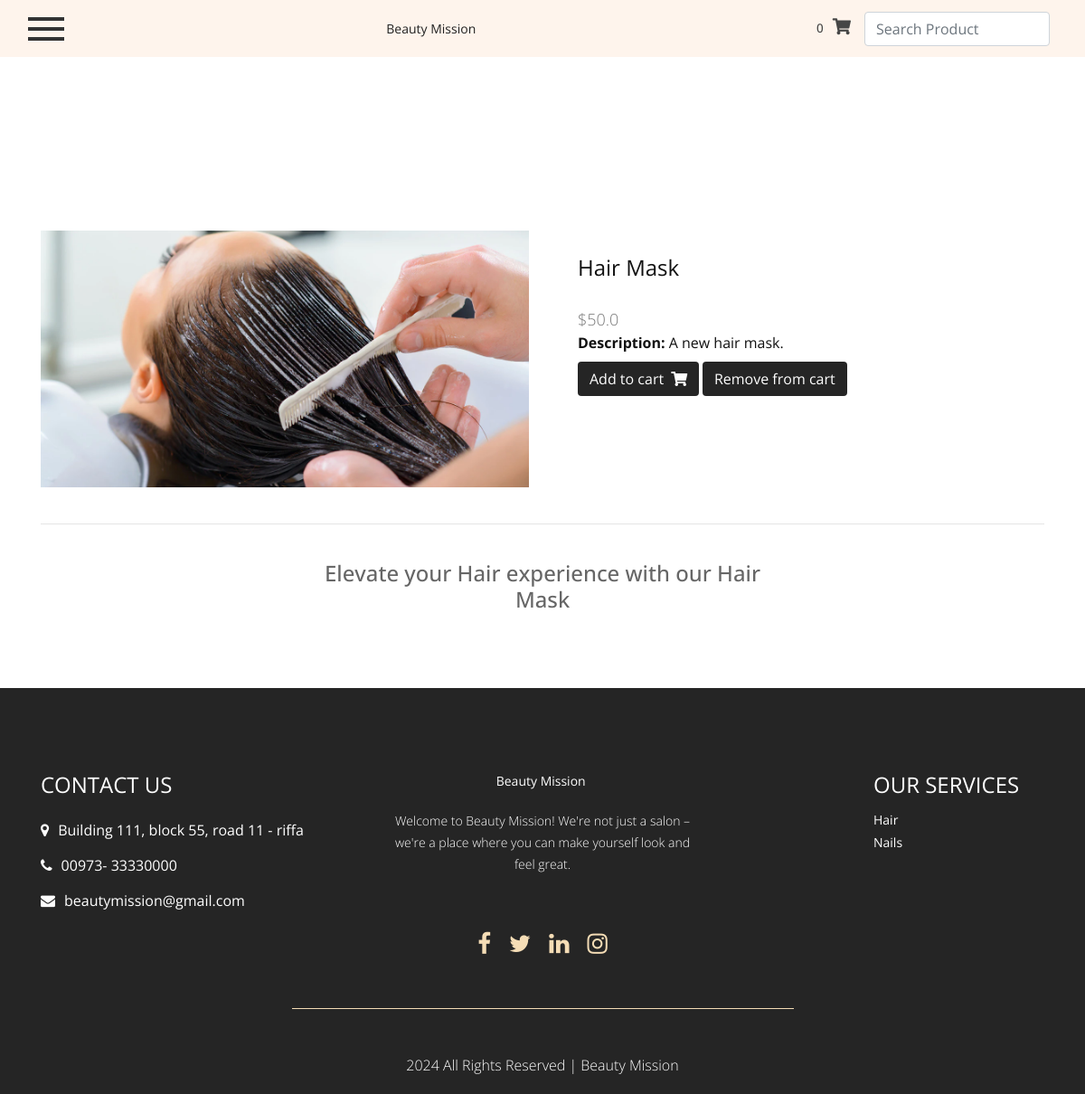
Page /product/hair-mask/ on the committed database.
### store/models.py (models this page shows, shortened)
class Item(models.Model):
    title = models.CharField(max_length=100)
    price = models.FloatField()
    discount_price = models.FloatField(blank=True, null=True)
    category = models.CharField(choices=CATEGORY_CHOICES, max_length=2)
    label = models.CharField(choices=LABEL_CHOICES, max_length=1)
    slug = models.SlugField()
    description = models.TextField()
    image = models.ImageField()
    def get_add_to_cart_url(self):
        return reverse("core:add-to-cart", kwargs={
            'slug': self.slug
        })
    def get_remove_from_cart_url(self):
        return reverse("core:remove-from-cart", kwargs={
            'slug': self.slug
        })

### store/views.py (the view)
# urls.py: path('product/<slug>/', ItemDetailView.as_view(), name='product'),
class ItemDetailView(DetailView):
    model = Item
    template_name = "product.html"

### store/templatetags/cart_template_tags.py (called while the page is built)
@register.simple_tag
def cart_item_count(user, guest_id):
    if user.is_authenticated:
        order_qs = Order.objects.filter(user=user, ordered=False)
    else:
        if guest_id:
            order_qs = Order.objects.filter(guest_id=guest_id, ordered=False)
        else:
            return 0
    if order_qs.exists():
        order = order_qs[0]
        return order.items.count()
    return 0

### templates/product.html (shortened to what this page needs)
{% extends "base.html" %}
{% load static %}
{% block content %}
  <main class="mt-5 pt-4">
    <div class="container dark-grey-text mt-5">
      <div class="row wow fadeIn">
        <div class="col-md-6 mb-4">
          <img src="{{ object.image.url }}" class="img-fluid" alt="">
        </div>
        <div class="col-md-6 mb-4">
          <div class="p-4">
            <div class="mb-3">
                <h1 class="">{{ object.title }}</h1>
            </div>
            <p class="lead">
              {% if object.discount_price %}
              <span class="mr-1">
                <del>${{ object.price }}</del>
              </span>
              <span>${{ object.discount_price }}</span>
              {% else %}
              <span>${{ object.price }}</span>
              {% endif %}
            </p>
            <h4><strong>Description:</strong> {{ object.description }}</h4>
            <a href="{{ object.get_add_to_cart_url }}" class="btn btn-continue">
              Add to cart
              <i class="fas fa-shopping-cart ml-1"></i>
            </a>
            <a href="{{ object.get_remove_from_cart_url }}" class="btn btn-continue">
              Remove from cart
            </a>
          </div>
        </div>
      </div>
      <hr>
      <div class="row d-flex justify-content-center wow fadeIn">
        <div class="col-md-6 text-center">
          <h4 class="my-4 h4">Elevate your {{ object.get_category_display }} experience with our
            {{ object.title }}
          </h4>
        </div>
      </div>
      <div class="row wow fadeIn">
        <div class="col-lg-4 col-md-12 mb-4">
        </div>
        <div class="col-lg-4 col-md-6 mb-4">
        </div>
        <div class="col-lg-4 col-md-6 mb-4">
        </div>
      </div>
    </div>
  </main>
{% endblock content %}

### static/css/style.css (style rules this page uses)
* { box-sizing: border-box !important; transition: ease all 0.5s; }
html { scroll-behavior: smooth; }
body { color: #666666; font-size: 14px; line-height: 1.80857; font-weight: normal; overflow-x: hidden; font-family: 'Open Sans', sans-serif; }
a { color: #1f1f1f; text-decoration: none !important; outline: none !important; -webkit-transition: all .3s ease-in-out; -moz-transition: all .3s ease-in-out; -ms-transition: all .3s ease-in-out; -o-transition: all .3s ease-in-out; transition: all .3s ease-in-out; }
h1, h2, h3, h4, h5, h6 { letter-spacing: 0; font-weight: normal; position: relative; padding: 0 0 10px 0; font-weight: normal; line-height: normal; color: #111111; margin: 0 }
h1 { font-size: 24px }
h4 { font-size: 16px }
*, *::after, *::before { -webkit-box-sizing: border-box; -moz-box-sizing: border-box; box-sizing: border-box; }
p { margin: 20px; font-weight: 300; font-size: 15px; line-height: 24px; }
a { color: #222222; text-decoration: none; outline: none !important; }
a, .btn { text-decoration: none !important; outline: none !important; -webkit-transition: all .3s ease-in-out; -moz-transition: all .3s ease-in-out; -ms-transition: all .3s ease-in-out; -o-transition: all .3s ease-in-out; transition: all .3s ease-in-out; }
img { max-width: 100%; height: auto; }
.lead { font-size: 18px; line-height: 30px; color: #767676; margin: 0; padding: 0; }
.btn-continue { background-color: #252525; color: #ffffff; }

### templates/base.html (style rules this page uses)
html, body, header, { height: 60vh; }

### rows in the picture
Item: image (picture), title "Hair Mask", price "50.0", description "A new hair mask.", category "Hair"
